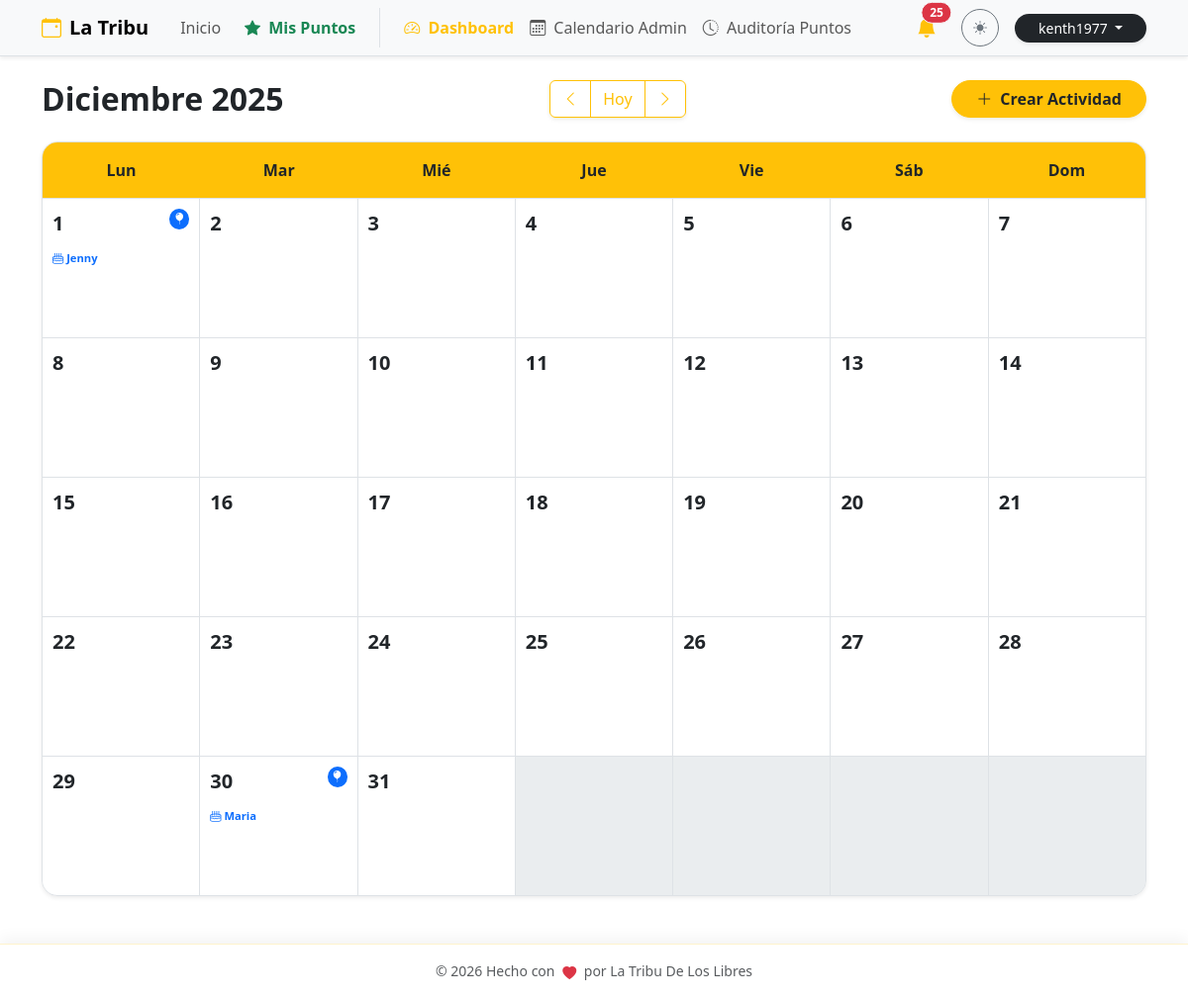
Page /admin/calendar (signed in) on the committed database.
### db.py (models this page shows, shortened)
class User(db.Model, UserMixin):
    __tablename__ = 'user'
    id = db.Column(db.Integer, primary_key=True)
    email = db.Column(db.String(120), unique=True, nullable=False)
    password = db.Column(db.String(200), nullable=False)
    is_superuser = db.Column(db.Boolean, default=False)

class Member(db.Model):
    __tablename__ = 'member'
    id = db.Column(db.Integer, primary_key=True)
    pin = db.Column(db.String(6), unique=True, nullable=False)
    nombre = db.Column(db.String(100), nullable=False)
    apellido1 = db.Column(db.String(100), nullable=False)
    apellido2 = db.Column(db.String(100))
    telefono = db.Column(db.String(20))
    birth_date = db.Column(db.Date)
    puntos_totales = db.Column(db.Integer, default=0)
    ultimo_regalo_bday = db.Column(db.Integer, default=0) # Año del último regalo
    bookings = db.relationship('Booking', backref='member', lazy=True)
    logs = db.relationship('PointLog', backref='member', lazy=True)

### app.py (the view)
@calendar_bp.route('/admin/calendar')
@login_required
def view():
    year = request.args.get('year', datetime.now().year, type=int)
    month = request.args.get('month', datetime.now().month, type=int)
    if month > 12: month = 1; year += 1
    elif month < 1: month = 12; year -= 1
    cal = calendar.Calendar(firstweekday=0)
    weeks = cal.monthdayscalendar(year, month)
    events = Event.query.all()
    monthly_birthdays = Member.query.filter(extract('month', Member.birth_date) == month).all()
    return render_template('calendar.html',
                           weeks=weeks, year=year, month=month,
                           month_name=MESES_ES[month],
                           events=events,
                           monthly_birthdays=monthly_birthdays)

### app.py (called while the page is built)
@login_manager.user_loader
def load_user(user_id):
    try:
        return User.query.get(int(user_id))
    except (TypeError, ValueError, Exception):
        return None

@app.before_request
def force_https():
    if request.headers.get('X-Forwarded-Proto') == 'http':
        url = request.url.replace('http://', 'https://', 1)
        return redirect(url, code=301)

### templates/calendar.html (shortened to what this page needs)
{% extends "base.html" %}
{% block content %}
<div class="d-flex flex-column flex-md-row justify-content-between align-items-center mb-4 gap-3 animate__animated animate__fadeIn">
    <h2 class="mb-0 fw-bold">{{ month_name }} {{ year }}</h2>
    <div class="btn-group shadow-sm">
        <a href="{{ url_for('calendar_view.view', year=year, month=month-1) }}" class="btn btn-outline-warning">
            <i class="bi bi-chevron-left"></i>
        </a>
        <a href="{{ url_for('calendar_view.view') }}" class="btn btn-outline-warning">Hoy</a>
        <a href="{{ url_for('calendar_view.view', year=year, month=month+1) }}" class="btn btn-outline-warning">
            <i class="bi bi-chevron-right"></i>
        </a>
    </div>
    <button class="btn btn-warning fw-bold shadow-sm text-dark px-4 rounded-pill" data-bs-toggle="modal" data-bs-target="#addEventModal">
        <i class="bi bi-plus-lg me-2"></i>Crear Actividad
    </button>
</div>
<div class="calendar-wrapper shadow-sm rounded-4 overflow-hidden border bg-white">
    <div class="calendar-header-grid bg-warning text-dark py-3 fw-bold border-bottom text-center">
        <div>Lun</div>
        <div>Mar</div>
        <div>Mié</div>
        <div>Jue</div>
        <div>Vie</div>
        <div>Sáb</div>
        <div>Dom</div>
    </div>
    <div class="calendar-days-grid">
        {% for week in weeks %}
            {% for day in week %}
                <div class="calendar-cell {% if day == 0 %}empty bg-light bg-opacity-50{% else %}clickable-cell{% endif %}"
                     {% if day != 0 %}onclick="openAddModal({{ day }})"{% endif %}>
                    {% if day != 0 %}
                        <div class="d-flex justify-content-between align-items-start mb-2">
                            <span class="day-number fw-bold fs-5">{{ day }}</span>
                            {% set day_birthdays = [] %}
                            {% for mb in monthly_birthdays %}
                                {% if mb.birth_date.day == day %}
                                    {% set _ = day_birthdays.append(mb) %}
                                {% endif %}
                            {% endfor %}
                            {% if day_birthdays %}
                                <span class="badge bg-primary rounded-circle p-1" title="Cumpleaños: {{ day_birthdays|length }}">
                                    <i class="bi bi-balloon-fill"></i>
                                </span>
                            {% endif %}
                        </div>
                        <div class="event-stack">
                            {% for bday_person in day_birthdays %}
                                <div class="x-small text-primary fw-bold mt-1">
                                    <i class="bi bi-cake2"></i> {{ bday_person.nombre }}
                                </div>
                            {% endfor %}
                        </div>
                    {% endif %}
                </div>
            {% endfor %}
        {% endfor %}
    </div>
</div>
{% endblock %}

### templates/base.html (shortened to what this page needs)
<!DOCTYPE html>
<html lang="es" data-bs-theme="light">
<head>
    <link href="https://cdn.jsdelivr.net/npm/bootstrap@5.3.2/dist/css/bootstrap.min.css" rel="stylesheet">
    <link rel="stylesheet" href="https://cdn.jsdelivr.net/npm/bootstrap-icons@1.11.1/font/bootstrap-icons.css">
    <link rel="stylesheet" href="https://cdnjs.cloudflare.com/ajax/libs/animate.css/4.1.1/animate.min.css"/>
</head>
<body>
    <nav class="navbar navbar-expand-lg bg-body-tertiary border-bottom sticky-top shadow-sm">
        <div class="container">
            <a class="navbar-brand fw-bold" href="{{ url_for('main.home') }}">
                <i class="bi bi-calendar-event me-2 text-warning"></i>La Tribu
            </a>
            <div class="collapse navbar-collapse" id="navbarNav">
                <ul class="navbar-nav me-auto align-items-center">
                    <li class="nav-item">
                        <a class="nav-link px-3" href="{{ url_for('main.home') }}">Inicio</a>
                    </li>
                    <li class="nav-item">
                        <button class="nav-link btn btn-link text-decoration-none fw-bold text-success border-0 bg-transparent" data-bs-toggle="modal" data-bs-target="#pointsModal">
                            <i class="bi bi-star-fill me-1"></i> Mis Puntos
                        </button>
                    </li>
                    {% if current_user.is_authenticated and current_user.is_superuser %}
                    <li class="nav-item ms-lg-3 border-start ps-lg-3">
                        <a class="nav-link fw-bold text-warning" href="{{ url_for('main.dashboard') }}">
                            <i class="bi bi-speedometer2 me-1"></i> Dashboard
                        </a>
                    </li>
                    <li class="nav-item">
                        <a class="nav-link" href="{{ url_for('calendar_view.view') }}">
                            <i class="bi bi-calendar3 me-1"></i> Calendario Admin
                        </a>
                    </li>
                    <li class="nav-item">
                        <a class="nav-link" href="{{ url_for('puntos.historial_global') }}">
                            <i class="bi bi-clock-history me-1"></i> Auditoría Puntos
                        </a>
                    </li>
                    {% endif %}
                </ul>
                <div class="d-flex align-items-center gap-3 mt-3 mt-lg-0">
                    {% if current_user.is_authenticated and current_user.is_superuser %}
                    <div class="dropdown">
                        <button class="btn btn-link position-relative text-dark p-0 me-2" type="button" data-bs-toggle="dropdown" aria-expanded="false">
                            <i class="bi bi-bell-fill fs-5 text-warning"></i>
                            {% if admin_unread_count > 0 %}
                            <span class="position-absolute top-0 start-100 translate-middle badge rounded-pill bg-danger border border-light animate__animated animate__pulse animate__infinite">
                                {{ admin_unread_count }}
                            </span>
                            {% endif %}
                        </button>
                    </div>
                    {% endif %}
                    <button class="btn btn-sm btn-outline-secondary rounded-circle" id="themeToggler" title="Cambiar tema" style="width: 38px; height: 38px; padding: 0;">
                        <i class="bi bi-sun-fill" id="themeIcon"></i>
                    </button>
                    {% if current_user.is_authenticated %}
                        <div class="dropdown">
                            <button class="btn btn-dark btn-sm rounded-pill px-4 dropdown-toggle shadow-sm border-0" type="button" data-bs-toggle="dropdown">
                                {{ current_user.email.split('@')[0] }}
                            </button>
                        </div>
                    {% else %}
                        <a href="{{ url_for('auth.login') }}" class="btn btn-warning btn-sm text-dark fw-bold rounded-pill px-4 shadow-sm border-0">
                            <i class="bi bi-lock-fill me-1"></i>Admin
                        </a>
                    {% endif %}
                </div>
            </div>
        </div>
    </nav>
    <main class="container py-4">
        {% block content %}{% endblock %}
    </main>
    <footer class="footer-sticky-blur py-3 text-center">
        <div class="container d-flex justify-content-center align-items-center gap-3">
            <span class="text-body-secondary fw-medium small">
                © 2026 Hecho con <i class="bi bi-heart-fill text-danger heart-beat mx-1"></i> por La Tribu De Los Libres
            </span>
        </div>
    </footer>
</body>
</html>

### templates/base.html (style rules this page uses)
.heart-beat { display: inline-block; animation: heartbeat 1.5s infinite; vertical-align: middle; }
.footer-sticky-blur { position: fixed; bottom: 0; width: 100%; z-index: 1030; backdrop-filter: blur(12px); -webkit-backdrop-filter: blur(12px); background-color: rgba(var(--bs-body-bg-rgb), 0.8) !important; border-top: 1px solid rgba(var(--bs-warning-rgb), 0.2); box-shadow: 0 -5px 15px rgba(0, 0, 0, 0.05); }
body { padding-bottom: 80px; min-height: 100vh; display: flex; flex-direction: column; transition: background-color 0.3s ease, color 0.3s ease; }
main { flex: 1; }
.nav-link, .btn { transition: all 0.2s ease-in-out; }

### templates/calendar.html (style rules this page uses)
.calendar-header-grid { display: grid; grid-template-columns: repeat(7, 1fr); text-align: center; background-color: #ffc107; }
.calendar-days-grid { display: grid; grid-template-columns: repeat(7, 1fr); background-color: #dee2e6; gap: 1px; }
.calendar-cell { min-height: 140px; background-color: #fff; padding: 10px; transition: background-color 0.2s ease; }
.day-number { color: #adb5bd; }
.clickable-cell .day-number { color: #212529; }
.event-stack { display: flex; flex-direction: column; gap: 4px; }
.x-small { font-size: 0.7rem; }

### rows in the picture
User: email "kenth1977"
Member: nombre "Jenny"
Member: nombre "Maria"

### other values in the picture
{{ admin_unread_count }} "25"
{{ month_name }} "Diciembre"
{{ year }} "2025"
{{ day }} "1" "2" "3" "4" "5" "6" "7" "8" "9" "10" "11" "12" "13" "14" "15" "16" "17" "18" "19" "20" "21" "22" "23" "24" "25" "26" "27" "28" "29" "30" "31"
